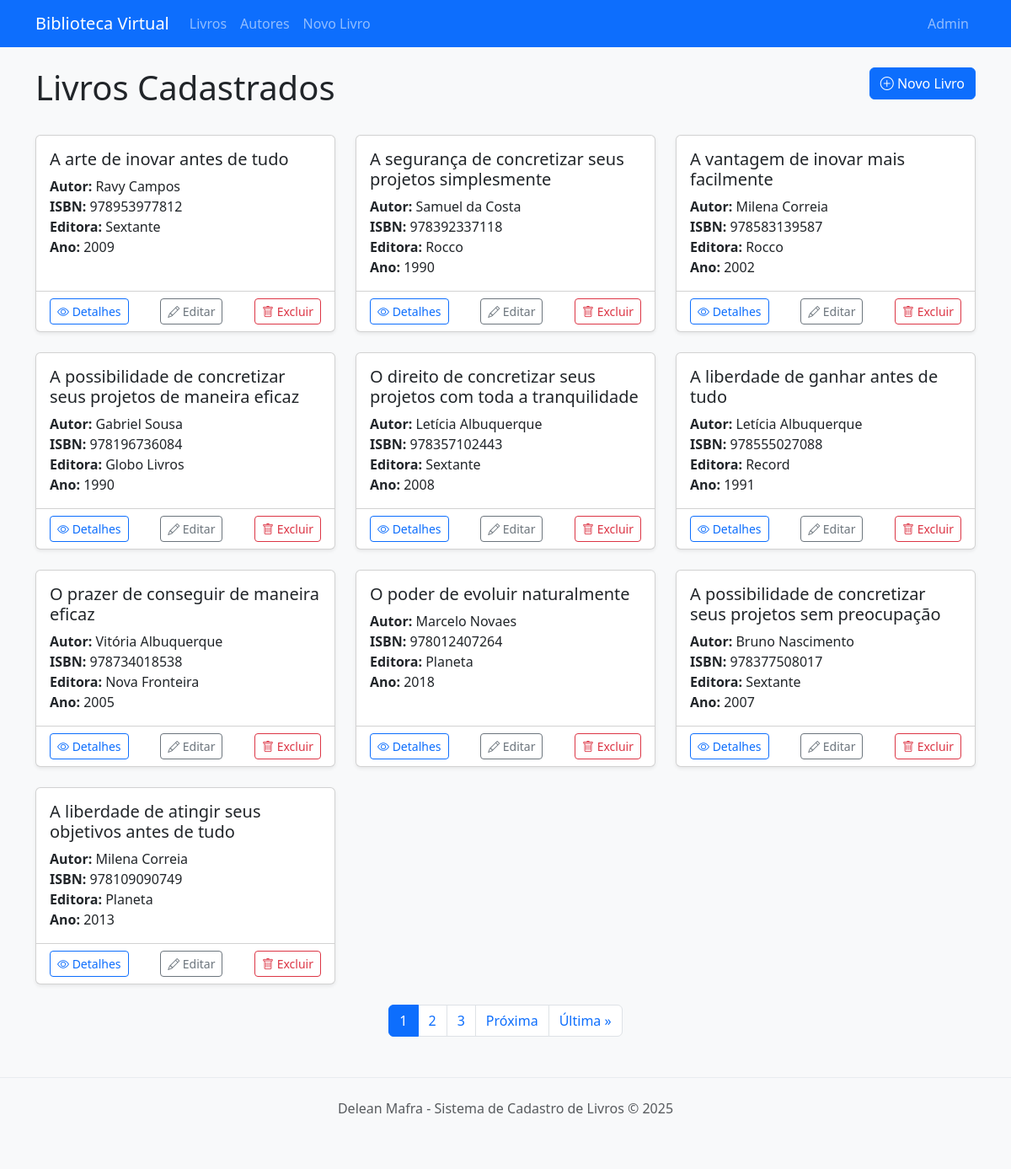
The page /books/ on the database its author committed.
### bookapp/models.py (models this page shows, shortened)
class Book(models.Model):
    title = models.CharField(max_length=200)
    isbn = models.CharField(max_length=13, unique=True)
    author = models.ForeignKey(Author, on_delete=models.CASCADE)
    publisher = models.CharField(max_length=100)
    publication_year = models.IntegerField()
    page_count = models.IntegerField()
    genre = models.CharField(max_length=50, blank=True, null=True)

class Author(models.Model):
    name = models.CharField(max_length=100)
    birth_date = models.DateField()

### bookapp/views.py (the view)
# urls.py: path('', views.BookListView.as_view(), name='book-list'),
class BookListView(ListView):
    model = Book
    template_name = 'bookapp/book_list.html'
    context_object_name = 'books'
    paginate_by = 10

### templates/bookapp/book_list.html (shortened to what this page needs)
{% extends 'base.html' %}
{% block content %}
    <div class="row mb-4">
        <div class="col">
            <h1>Livros Cadastrados</h1>
        </div>
        <div class="col-auto">
            <a href="{% url 'book-create' %}" class="btn btn-primary">
                <i class="bi bi-plus-circle"></i> Novo Livro
            </a>
        </div>
    </div>
    {% if books %}
        <div class="row row-cols-1 row-cols-md-3 g-4">
            {% for book in books %}
                <div class="col">
                    <div class="card h-100 shadow-sm">
                        <div class="card-body">
                            <h5 class="card-title">{{ book.title }}</h5>
                            <p class="card-text">
                                <strong>Autor:</strong> {{ book.author.name }}<br>
                                <strong>ISBN:</strong> {{ book.isbn }}<br>
                                <strong>Editora:</strong> {{ book.publisher }}<br>
                                <strong>Ano:</strong> {{ book.publication_year }}
                            </p>
                        </div>
                        <div class="card-footer bg-transparent">
                            <div class="d-flex justify-content-between">
                                <a href="{% url 'book-detail' book.pk %}" class="btn btn-sm btn-outline-primary">
                                    <i class="bi bi-eye"></i> Detalhes
                                </a>
                                <a href="{% url 'book-update' book.pk %}" class="btn btn-sm btn-outline-secondary">
                                    <i class="bi bi-pencil"></i> Editar
                                </a>
                                <a href="{% url 'book-delete' book.pk %}" class="btn btn-sm btn-outline-danger">
                                    <i class="bi bi-trash"></i> Excluir
                                </a>
                            </div>
                        </div>
                    </div>
                </div>
            {% endfor %}
        </div>
        {% if is_paginated %}
        <nav class="mt-4">
            <ul class="pagination justify-content-center">
                {% for num in page_obj.paginator.page_range %}
                    {% if page_obj.number == num %}
                        <li class="page-item active">
                            <span class="page-link">{{ num }}</span>
                        </li>
                    {% elif num > page_obj.number|add:'-3' and num < page_obj.number|add:'3' %}
                        <li class="page-item">
                            <a class="page-link" href="?page={{ num }}">{{ num }}</a>
                        </li>
                    {% endif %}
                {% endfor %}
                {% if page_obj.has_next %}
                    <li class="page-item">
                        <a class="page-link" href="?page={{ page_obj.next_page_number }}">Próxima</a>
                    </li>
                    <li class="page-item">
                        <a class="page-link" href="?page={{ page_obj.paginator.num_pages }}">Última &raquo;</a>
                    </li>
                {% endif %}
            </ul>
        </nav>
        {% endif %}
    {% else %}
        <div class="alert alert-info">
            <p>Nenhum livro cadastrado. <a href="{% url 'book-create' %}">Cadastre um novo livro</a>.</p>
        </div>
    {% endif %}
{% endblock %}

### static/css/style.css (style rules this page uses)
body { padding-bottom: 20px; background-color: #f8f9fa; }
.card { transition: transform 0.2s ease; }

### rows shown on the page
Book: title "A arte de inovar antes de tudo", author.name "Ravy Campos", isbn "978953977812", publisher "Sextante", publication_year "2009"
Book: title "A segurança de concretizar seus projetos simplesmente", author.name "Samuel da Costa", isbn "978392337118", publisher "Rocco", publication_year "1990"
Book: title "A vantagem de inovar mais facilmente", author.name "Milena Correia", isbn "978583139587", publisher "Rocco", publication_year "2002"
Book: title "A possibilidade de concretizar seus projetos de maneira eficaz", author.name "Gabriel Sousa", isbn "978196736084", publisher "Globo Livros", publication_year "1990"
Book: title "O direito de concretizar seus projetos com toda a tranquilidade", author.name "Letícia Albuquerque", isbn "978357102443", publisher "Sextante", publication_year "2008"
Book: title "A liberdade de ganhar antes de tudo", author.name "Letícia Albuquerque", isbn "978555027088", publisher "Record", publication_year "1991"
Book: title "O prazer de conseguir de maneira eficaz", author.name "Vitória Albuquerque", isbn "978734018538", publisher "Nova Fronteira", publication_year "2005"
Book: title "O poder de evoluir naturalmente", author.name "Marcelo Novaes", isbn "978012407264", publisher "Planeta", publication_year "2018"
Book: title "A possibilidade de concretizar seus projetos sem preocupação", author.name "Bruno Nascimento", isbn "978377508017", publisher "Sextante", publication_year "2007"
Book: title "A liberdade de atingir seus objetivos antes de tudo", author.name "Milena Correia", isbn "978109090749", publisher "Planeta", publication_year "2013"

### other values the page prints
{{ num }} "1"
{{ num }} "2" "3"
